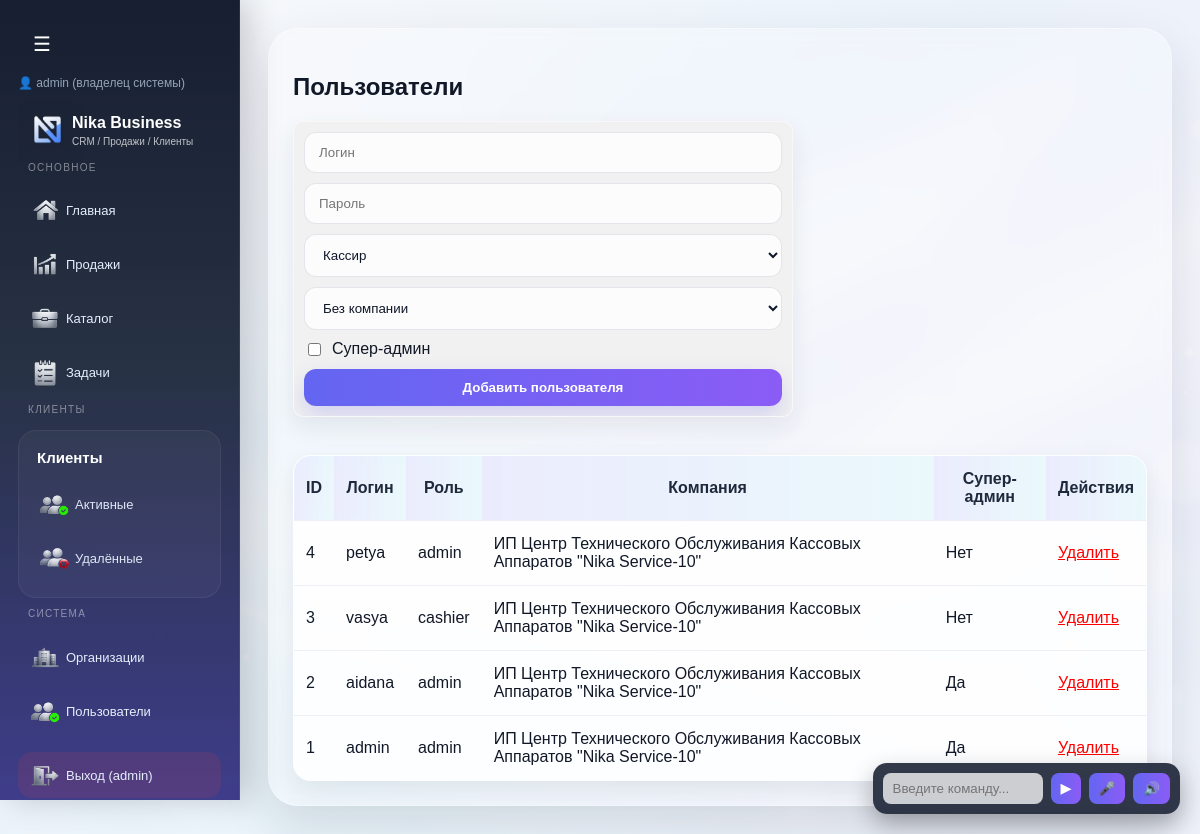
The app's page /users (signed in) with its own data.
### tables this page shows
CREATE TABLE users (
        id INTEGER PRIMARY KEY AUTOINCREMENT,
        username TEXT UNIQUE,
        password TEXT,
        role TEXT DEFAULT 'cashier',
        company_id INTEGER,
        is_super_admin INTEGER DEFAULT 0,
        created_at TEXT
    , is_creator INTEGER DEFAULT 0);

CREATE TABLE companies (
        id INTEGER PRIMARY KEY AUTOINCREMENT,
        name TEXT,
        bin TEXT,
        address TEXT,
        phone TEXT,
        is_active INTEGER DEFAULT 0
    , iik TEXT, bik TEXT, bank TEXT, kbe TEXT, knp TEXT, director TEXT, owner_id INTEGER, tariff TEXT, paid_until TEXT);

### routes/auth.py (the view, shortened to what this page needs)
@auth_bp.route("/users", methods=["GET", "POST"])
def users():
    if not session.get("user_id"):
        return redirect("/login")
    if not session.get("is_super_admin"):
        return "Доступ запрещен", 403
    conn = get_db()
    users = conn.execute("""
        SELECT users.*, companies.name as company_name
        FROM users
        LEFT JOIN companies ON users.company_id = companies.id
        ORDER BY users.id DESC
    """).fetchall()
    companies = conn.execute("""
        SELECT * FROM companies
        ORDER BY id DESC
    """).fetchall()
    conn.close()
    return render_template("users.html", users=users, companies=companies)

### app.py (called while the page is built, shortened)
@app.before_request
def check_company_access():
    if session.get("is_super_admin") or session.get("is_creator"):
        return

### models.py (called while the page is built)
def get_db():
    conn = sqlite3.connect(DATABASE, timeout=5)
    conn.row_factory = sqlite3.Row
    return conn

### templates/users.html (shortened to what this page needs)
{% extends "base.html" %}
{% block content %}
<h2>Пользователи</h2>
<form method="POST" class="card" style="max-width:500px; display:grid; gap:10px;">
    <input name="username" placeholder="Логин" required>
    <input name="password" placeholder="Пароль" required>
    <select name="role">
        <option value="cashier">Кассир</option>
    </select>
    <select name="company_id">
        <option value="">Без компании</option>
    </select>
    <label style="display:flex; gap:8px; align-items:center;">
        <input type="checkbox" name="is_super_admin" value="1" style="width:auto;">
        Супер-админ
    </label>
    <button class="btn">Добавить пользователя</button>
</form>
<br>
<table class="table">
    <tr>
        <th>ID</th>
        <th>Логин</th>
        <th>Роль</th>
        <th>Компания</th>
        <th>Супер-админ</th>
		<th>Действия</th>
    </tr>
    {% for u in users %}
    <tr>
        <td>{{ u.id }}</td>
        <td>{{ u.username }}</td>
        <td>{{ u.role }}</td>
        <td>{{ u.company_name or "-" }}</td>
        <td>{{ "Да" if u.is_super_admin else "Нет" }}</td>
		<td>
			{% if not u.is_creator %}
			<a href="/users/delete/{{ u.id }}"
			   onclick="return confirm('Удалить пользователя?')"
			   style="color:red;">
			   Удалить
			</a>
			{% else %}
			<span style="color:gray;">Создатель</span>
			{% endif %}
		</td>
    </tr>
    {% endfor %}
</table>
{% endblock %}

### templates/base.html (style rules this page uses)
:root { --bg-main: #f4f7fb; --bg-soft: rgba(255, 255, 255, 0.72); --bg-card: rgba(255, 255, 255, 0.82); --line: rgba(255, 255, 255, 0.35); --sidebar-1: #0f172a; --sidebar-2: #1e293b; --sidebar-3: #312e81; --accent-1: #6366f1; --accent-2: #8b5cf6; --accent-3: #06b6d4; --text-main: #111827; --text-soft: #64748b; --text-light: #e5eefc; --success: #16a34a; --danger: #ef4444; --warning: #f59e0b; --shadow-main: 0 20px 50px rgba(15, 23, 42, 0.12); --shadow-soft: 0 10px 25px rgba(15, 23, 42, 0.08); --radius-xl: 24px; --radius-lg: 18px; --radius-md: 14px; }
* { box-sizing: border-box; }
body { margin: 0; font-family: Arial, sans-serif; color: var(--text-main); background: linear-gradient(rgba(244,247,251,0.9), rgba(244,247,251,0.92)), url("/static/img/crm-bg.jpg") center center / cover no-repeat fixed; min-height: 100vh; }
.glass-box, .card, table, .sheet, .finance-block { background: var(--bg-card); backdrop-filter: blur(14px); -webkit-backdrop-filter: blur(14px); border: 1px solid rgba(255,255,255,0.45); box-shadow: var(--shadow-soft); }
.card { padding: 20px; border-radius: var(--radius-lg); margin-bottom: 20px; position: relative; overflow: hidden; }
.card > * { position: relative; z-index: 1; }
table { width: 100%; border-collapse: collapse; border-radius: var(--radius-lg); overflow: hidden; }
th, td { padding: 14px 12px; border-bottom: 1px solid rgba(148, 163, 184, 0.16); }
th { background: linear-gradient(90deg, rgba(99,102,241,0.12), rgba(6,182,212,0.08)); color: #1e293b; font-weight: 700; }
.btn { display: inline-flex; align-items: center; justify-content: center; gap: 8px; background: linear-gradient(90deg, var(--accent-1), var(--accent-2)); color: white; padding: 11px 18px; border-radius: 12px; text-decoration: none; font-weight: 600; border: none; cursor: pointer; box-shadow: 0 10px 22px rgba(99, 102, 241, 0.22); transition: 0.25s ease; }
input, textarea, select { width: 100%; padding: 12px 14px; border-radius: 12px; border: 1px solid rgba(148,163,184,0.25); background: rgba(255,255,255,0.75); color: #0f172a; outline: none; transition: 0.2s ease; }
body { margin: 0; overflow-x: hidden; overflow-y: auto; }
.card { padding: 10px; border-radius: 10px; background: #f1f1f1; }

### records on screen
users: id "4", username "petya", role "admin", name "ИП Центр Технического Обслуживания Кассовых Аппаратов \"Nika Service-10\"", is_super_admin "Нет"
users: id "3", username "vasya", role "cashier", name "ИП Центр Технического Обслуживания Кассовых Аппаратов \"Nika Service-10\"", is_super_admin "Нет"
users: id "2", username "aidana", role "admin", name "ИП Центр Технического Обслуживания Кассовых Аппаратов \"Nika Service-10\"", is_super_admin "Да"
users: id "1", username "admin", role "admin", name "ИП Центр Технического Обслуживания Кассовых Аппаратов \"Nika Service-10\"", is_super_admin "Да"

### other values on screen
{{ session.get("username") }} "admin"
